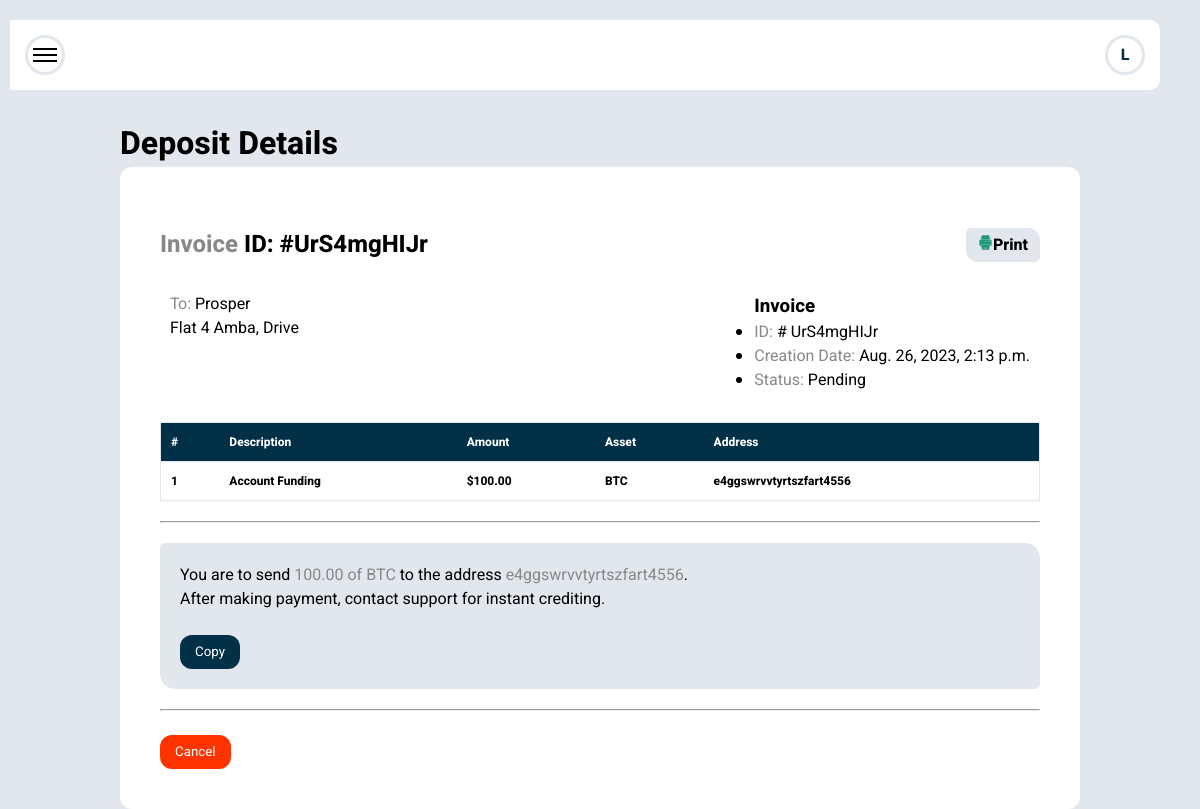
The page /dashboard/deposit/urs4mghijr (signed in) on the database its author committed.
### crypto/models.py (models this page shows, shortened)
class Deposit(models.Model):
    profile = models.ForeignKey(Profile, null=True, on_delete=models.SET_NULL, related_name='deposit_user')
    reference = models.CharField(default=random_alphanumeric_string(), max_length=50, null=True, editable=True)
    slug = models.SlugField(null=True,  max_length=500)
    amount = models.DecimalField(decimal_places=2, max_digits=100, null=True, default=0)
    asset = models.ForeignKey(Asset, null=True, on_delete=models.SET_NULL, related_name='deposit_asset')
    date_initiated = models.DateTimeField(auto_now=True)
    STATUS_CHOICES = (
        ('Completed', 'Completed'),
        ('Pending', 'Pending'),
        ('Cancelled', 'Cancelled'),
    )
    status = models.CharField(null=True,
        max_length=100, choices=STATUS_CHOICES, default='Completed')

class Profile(models.Model):
    user = models.OneToOneField(
        User, null=True, related_name="account", on_delete=models.CASCADE)
    photo = CloudinaryField('image', null=True, blank=True)
    phone_number = models.CharField(
        max_length=12, null=True, help_text="Enter your State or Phone Number")
    reference = models.CharField(default= random_alphanumeric_string(), max_length=10, null=True, editable=False, unique=True)
    slug = models.SlugField(null=True,  max_length=500)
    address = models.CharField(
        max_length=500, blank=True, null=True, help_text="Enter your House address")
    country = models.CharField(
        max_length=100, help_text="Enter your Country (e.g. Nigeria)", null=True, blank=True)
    date_of_birth = models.DateField(null=True, blank=True)
    email_confirmed = models.BooleanField(default=False)
    date_created = models.DateTimeField(auto_now=True)

class Asset(models.Model):
    asset_icon = CloudinaryField('image', null=True, blank=True)
    asset_name = models.CharField(max_length=50, null=True)
    asset_abbr = models.CharField(max_length=50, null=True, blank=True)

class TransactionSettings(models.Model):
    minimum_deposit = models.DecimalField(decimal_places=2, default=100, max_digits=100, null=True, blank=True)
    company_wallet_address = models.CharField(max_length=500, null=True)
    starting_account_balance = models.DecimalField(decimal_places=2, default=100, max_digits=100, null=True, blank=True)
    class Meta:
        verbose_name_plural = 'Transaction Settings'

### crypto/views/dashboard.py (the view)
class DepositDetailView(LoginRequiredMixin, DetailView):
    model = Deposit
    template_name = 'userdashboard/deposit_detail.html'
    login_url = "auth_app:login"

### crypto/context_processors.py (called while the page is built)
def base_data(request):
    data = {}
    transaction_settings = get_object_or_404(TransactionSettings, pk=1)
    site_setting = get_object_or_404(SiteSettings, pk=1)
    assets = Asset.objects.all()
    data['transaction_settings'] = transaction_settings
    data['site_setting'] = site_setting
    data['assets'] = assets
    return data

### crypto/templates/userdashboard/deposit_detail.html (shortened to what this page needs)
<!DOCTYPE html>
<html lang="en">
{% extends 'userdashboard/base.html' %} {% load static %}
    {% block content %}
    <div class="dashboard-content">
        <div class="content-title">
            <h1>Deposit Details</h1>
        </div>
        <div class="details-card">
            <div class="card-header-1">
                <div class="detail-invoice_id">
                    <h2><span>Invoice</span> ID: #{{object.reference}}</h2>
                </div>
                <div class="print-detail" onclick="window.print()">
                    <div class="print-icon">
                    </div>
                    <p>Print</p>
                </div>
            </div>
            <div class="card-header-2">
                <div class="address">
                    <p class="detail-username"><span>To:</span> {{request.user.first_name}}</p>
                    <p class="street-address">
                        {{request.user.account.address}}
                    </p>
                </div>
                <div class="invoice-detail">
                    <h3>Invoice</h3>
                    <ul>
                        <li><span>ID:</span> # {{object.reference}}</li>
                        <li><span>Creation Date:</span> {{object.date_initiated}}</li>
                        <li class="trans-{{object.status}}"><span>Status:</span> {{object.status}}</li>
                    </ul>
                </div>
            </div>
            <div class="detail-table">
                <div class="table-content">
                    <table>
                        <thead>
                            <tr>
                                <th>#</th>
                                <th>Description</th>
                                <th>Amount</th>
                                <th>Asset</th>
                                <th>Address</th>
                            </tr>
                        </thead>
                        <tbody>
                            <tr>
                                <td>1</td>
                                <td>Account Funding</td>
                                <td>${{object.amount|floatformat:"2g"}}</td>
                                <td>{{object.asset.asset_abbr}}</td>
                                <td>{{transaction_settings.company_wallet_address}}</td>
                            </tr>
                        </tbody>
                    </table>
                </div>
            </div>
            <hr>
            <div class="copy-info">
                <p>You are to send <span>{{object.amount|floatformat:"2g"}} of {{object.asset.asset_abbr}} </span> to the address <span id="copy-address">{{transaction_settings.company_wallet_address}}</span>. <br> After making payment, contact support for
                    instant crediting.
                </p>
                <br>
                <input class="copy-btn" type="button" value="Copy">
            </div>
            <hr>
            <br>
            <a href="{% url 'crypto:withdrawal_list' %}"><input class="cancel-btn" type="button" value="Cancel"></a>
        </div>
    </div>
    {% endblock content %}

### crypto/templates/userdashboard/base.html (shortened to what this page needs)
<!DOCTYPE html>
<html lang="en">
{% load static %}
<head>
     {% block styles %}
    <link rel="stylesheet" href="/static/css/dashboard.css"> {% endblock styles %}
</head>
<body>
    <main>
        <div class="main-container">
            <div class="dashbase-container">
                 {% block header %}
                <div class="dashboard-header">
                    <div class="toggle-menu circle-border" onclick="toggleSidebar()">
                        <div class="menu-bar vertical-stack bar1">
                        </div>
                        <div class="menu-bar vertical-stack bar2">
                        </div>
                        <div class="menu-bar vertical-stack bar3">
                        </div>
                    </div>
                    <div class="user-name circle-border">
                        <p>{{request.user.username|first}}</p>
                    </div>
                </div>
                {% endblock header %}
            </div>
             {% block content %} {% endblock content %}
        </div>
    </main>
</body>
</html>

### crypto/static/css/dashboard.css (style rules this page uses)
* { padding: 0; margin: 0; box-sizing: border-box; font-family: Heebo, system-ui, -apple-system, BlinkMacSystemFont, 'Segoe UI', Roboto, Oxygen, Ubuntu, Cantarell, 'Open Sans', 'Helvetica Neue', sans-serif; }
:root { --background-grey: rgb(225, 231, 236); --side-bar-blue: #023047; --text-black: black; --text-grey: rgb(136, 136, 136); --active-white: white; --inactive-white: rgba(221, 221, 221, 0.863); --green: rgb(28, 153, 116); --balance: blue; --total: purple; --pending: orange; --completed: green; --ongoing: pink; --cancelled: red; }
body { background-color: var(--background-grey); overflow-x: hidden; width: 100vw; }
.main-container { max-width: 1200px; min-width: 300px; width: 100vw; margin: auto; }
.dashbase-container { display: flex; margin-top: 20px; margin-right: 20px; position: fixed; z-index: 1000; top: 0; right: 10px; left: 10px; }
.dashboard-header { display: flex; justify-content: space-between; padding: 15px; background-color: var(--active-white); border-radius: 0 10px 10px 0; height: fit-content; margin: 0 10px 20px 0; width: 100vw; transition: all 0.8s; }
.toggle-menu { cursor: pointer; }
.menu-bar { width: 100%; border: solid thin; height: 1px; transition: all 0.8s; }
.vertical-stack { margin: 2px; }
.circle-border { border: solid var(--background-grey); width: 40px; height: 40px; padding: 5px; display: flex; flex-direction: column; align-items: center; border-radius: 50%; justify-content: center; }
.user-name p { color: var(--side-bar-blue); font-weight: 800; }
.dashboard-content { width: 80%; position: relative; margin: auto; margin-left: 10%; margin-top: 15vh; }
.table-content { width: 100%; overflow-x: auto; }
.table-content table { min-width: 700px; width: 100%; border-collapse: collapse; }
table th { color: var(--text-grey); font-size: 12px; }
table td { font-weight: 700; font-size: 12px; }
table { border: 1px solid var(--background-grey); border-radius: 12px; }
table td, th { padding: 10px; text-align: left; border-bottom: 1px solid var(--background-grey); }
.copy-btn { padding: 7px 15px; background-color: var(--side-bar-blue); border: none; border-radius: 12px; color: var(--active-white); cursor: pointer; }
.cancel-btn { padding: 7px 15px; background-color: rgb(255, 51, 0); border: none; border-radius: 12px; color: var(--active-white); cursor: pointer; }
.details-card { padding: 40px; background-color: var(--active-white); border-radius: 12px; }
.print-detail { display: flex; align-items: center; flex-wrap: wrap; width: fit-content; height: fit-content; border-radius: 5px 12px; padding: 5px 12px; background-color: var(--background-grey); cursor: pointer; }
.print-detail p { font-weight: 800; }
.print-icon { display: flex; align-items: center; justify-content: center; }
.print-icon svg { width: 15px; fill: var(--green); }
.details-card span { color: var(--text-grey); }
.card-header-1 { display: flex; align-items: center; justify-content: space-between; margin: 20px 0 20px 0; }
.card-header-2 { margin-bottom: 20px; display: flex; justify-content: space-between; flex-wrap: wrap; }
.card-header-2 div { margin: 10px; }
.detail-table { margin-bottom: 20px; }
.copy-info { margin: 20px 0 20px 0; padding: 20px; background-color: var(--background-grey); border-radius: 5px 15px; }
.detail-table thead tr { background-color: var(--side-bar-blue); }
.detail-table thead tr th { color: var(--active-white); }

### rows shown on the page
Deposit: reference "UrS4mgHIJr", date_initiated "Aug. 26, 2023, 2:13 p.m.", status "Pending", amount "100.00", asset.asset_abbr "BTC"

### other values the page prints
{{ request.user.username|first }} "L"
{{ request.user.first_name }} "Prosper"
{{ request.user.account.address }} "Flat 4 Amba, Drive"
